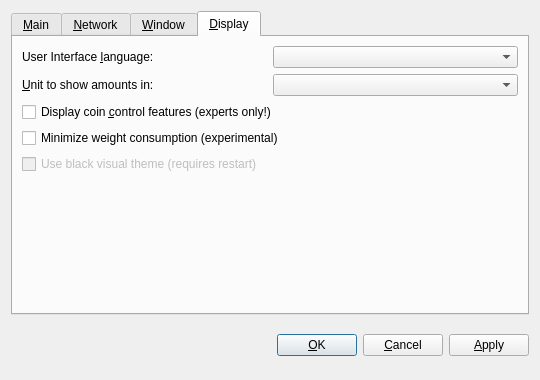
<?xml version="1.0" encoding="UTF-8"?>
<ui version="4.0">
 <class>OptionsDialog</class>
 <widget class="QDialog" name="OptionsDialog">
  <property name="geometry">
   <rect>
    <x>0</x>
    <y>0</y>
    <width>540</width>
    <height>380</height>
   </rect>
  </property>
  <property name="windowTitle">
   <string>Options</string>
  </property>
  <property name="modal">
   <bool>true</bool>
  </property>
  <layout class="QVBoxLayout" name="verticalLayout">
   <item>
    <widget class="QTabWidget" name="tabWidget">
     <property name="tabPosition">
      <enum>QTabWidget::North</enum>
     </property>
     <property name="currentIndex">
      <number>3</number>
     </property>
     <widget class="QWidget" name="tabMain">
      <attribute name="title">
       <string>&amp;Main</string>
      </attribute>
      <layout class="QVBoxLayout" name="verticalLayout_Main">
       <item>
        <widget class="QLabel" name="transactionFeeInfoLabel">
         <property name="text">
          <string>Optional transaction fee per kB that helps make sure your transactions are processed quickly. Most transactions are 1 kB. Fee 0.01 recommended.</string>
         </property>
         <property name="textFormat">
          <enum>Qt::PlainText</enum>
         </property>
         <property name="wordWrap">
          <bool>true</bool>
         </property>
        </widget>
       </item>
       <item>
        <layout class="QHBoxLayout" name="horizontalLayoutFee">
         <item>
          <widget class="QLabel" name="transactionFeeLabel">
           <property name="text">
            <string>Pay transaction &amp;fee</string>
           </property>
           <property name="textFormat">
            <enum>Qt::PlainText</enum>
           </property>
           <property name="buddy">
            <cstring>transactionFee</cstring>
           </property>
          </widget>
         </item>
         <item>
          <widget class="BitcoinAmountField" name="transactionFee"/>
         </item>
         <item>
          <spacer name="horizontalSpacerFee">
           <property name="orientation">
            <enum>Qt::Horizontal</enum>
           </property>
           <property name="sizeHint" stdset="0">
            <size>
             <width>40</width>
             <height>20</height>
            </size>
           </property>
          </spacer>
         </item>
        </layout>
       </item>
       <item>
        <widget class="QLabel" name="reserveBalanceInfoLabel">
         <property name="text">
          <string>Reserved amount does not participate in staking and is therefore spendable at any time.</string>
         </property>
         <property name="textFormat">
          <enum>Qt::PlainText</enum>
         </property>
         <property name="wordWrap">
          <bool>true</bool>
         </property>
        </widget>
       </item>
       <item>
        <layout class="QHBoxLayout" name="horizontalLayoutReserveBalance">
         <item>
          <widget class="QLabel" name="reserveBalanceLabel">
           <property name="text">
            <string>Reserve</string>
           </property>
           <property name="textFormat">
            <enum>Qt::PlainText</enum>
           </property>
           <property name="buddy">
            <cstring>reserveBalance</cstring>
           </property>
          </widget>
         </item>
         <item>
          <widget class="BitcoinAmountField" name="reserveBalance"/>
         </item>
         <item>
          <spacer name="horizontalSpacerReserveBalance">
           <property name="orientation">
            <enum>Qt::Horizontal</enum>
           </property>
           <property name="sizeHint" stdset="0">
            <size>
             <width>40</width>
             <height>20</height>
            </size>
           </property>
          </spacer>
         </item>
        </layout>
       </item>
       <item>
        <widget class="QCheckBox" name="bitcoinAtStartup">
         <property name="toolTip">
          <string>Automatically start Crave after logging in to the system.</string>
         </property>
         <property name="text">
          <string>&amp;Start Crave on system login</string>
         </property>
        </widget>
       </item>
       <item>
        <spacer name="verticalSpacer_Main">
         <property name="orientation">
          <enum>Qt::Vertical</enum>
         </property>
         <property name="sizeHint" stdset="0">
          <size>
           <width>20</width>
           <height>40</height>
          </size>
         </property>
        </spacer>
       </item>
      </layout>
     </widget>
     <widget class="QWidget" name="tabNetwork">
      <attribute name="title">
       <string>&amp;Network</string>
      </attribute>
      <layout class="QVBoxLayout" name="verticalLayout_Network">
       <item>
        <widget class="QCheckBox" name="mapPortUpnp">
         <property name="toolTip">
          <string>Automatically open the Crave client port on the router. This only works when your router supports UPnP and it is enabled.</string>
         </property>
         <property name="text">
          <string>Map port using &amp;UPnP</string>
         </property>
        </widget>
       </item>
       <item>
        <widget class="QCheckBox" name="connectSocks">
         <property name="toolTip">
          <string>Connect to the Crave network through a SOCKS5 proxy (e.g. when connecting through Tor).</string>
         </property>
         <property name="text">
          <string>&amp;Connect through SOCKS5 proxy:</string>
         </property>
        </widget>
       </item>
       <item>
        <layout class="QHBoxLayout" name="horizontalLayout_Network">
         <item>
          <widget class="QLabel" name="proxyIpLabel">
           <property name="text">
            <string>Proxy &amp;IP:</string>
           </property>
           <property name="textFormat">
            <enum>Qt::PlainText</enum>
           </property>
           <property name="buddy">
            <cstring>proxyIp</cstring>
           </property>
          </widget>
         </item>
         <item>
          <widget class="QValidatedLineEdit" name="proxyIp">
           <property name="maximumSize">
            <size>
             <width>140</width>
             <height>16777215</height>
            </size>
           </property>
           <property name="toolTip">
            <string>IP address of the proxy (e.g. 127.0.0.1)</string>
           </property>
          </widget>
         </item>
         <item>
          <widget class="QLabel" name="proxyPortLabel">
           <property name="text">
            <string>&amp;Port:</string>
           </property>
           <property name="textFormat">
            <enum>Qt::PlainText</enum>
           </property>
           <property name="buddy">
            <cstring>proxyPort</cstring>
           </property>
          </widget>
         </item>
         <item>
          <widget class="QLineEdit" name="proxyPort">
           <property name="maximumSize">
            <size>
             <width>55</width>
             <height>16777215</height>
            </size>
           </property>
           <property name="toolTip">
            <string>Port of the proxy (e.g. 9050)</string>
           </property>
          </widget>
         </item>
         <item>
          <spacer name="horizontalSpacer_Network">
           <property name="orientation">
            <enum>Qt::Horizontal</enum>
           </property>
           <property name="sizeHint" stdset="0">
            <size>
             <width>40</width>
             <height>20</height>
            </size>
           </property>
          </spacer>
         </item>
        </layout>
       </item>
       <item>
        <spacer name="verticalSpacer_Network">
         <property name="orientation">
          <enum>Qt::Vertical</enum>
         </property>
         <property name="sizeHint" stdset="0">
          <size>
           <width>20</width>
           <height>40</height>
          </size>
         </property>
        </spacer>
       </item>
      </layout>
     </widget>
     <widget class="QWidget" name="tabWindow">
      <attribute name="title">
       <string>&amp;Window</string>
      </attribute>
      <layout class="QVBoxLayout" name="verticalLayout_Window">
       <item>
        <widget class="QCheckBox" name="minimizeToTray">
         <property name="toolTip">
          <string>Show only a tray icon after minimizing the window.</string>
         </property>
         <property name="text">
          <string>&amp;Minimize to the tray instead of the taskbar</string>
         </property>
        </widget>
       </item>
       <item>
        <widget class="QCheckBox" name="minimizeOnClose">
         <property name="toolTip">
          <string>Minimize instead of exit the application when the window is closed. When this option is enabled, the application will be closed only after selecting Quit in the menu.</string>
         </property>
         <property name="text">
          <string>M&amp;inimize on close</string>
         </property>
        </widget>
       </item>
       <item>
        <spacer name="verticalSpacer_Window">
         <property name="orientation">
          <enum>Qt::Vertical</enum>
         </property>
         <property name="sizeHint" stdset="0">
          <size>
           <width>20</width>
           <height>40</height>
          </size>
         </property>
        </spacer>
       </item>
      </layout>
     </widget>
     <widget class="QWidget" name="tabDisplay">
      <attribute name="title">
       <string>&amp;Display</string>
      </attribute>
      <layout class="QVBoxLayout" name="verticalLayout_Display">
       <item>
        <layout class="QHBoxLayout" name="horizontalLayout_1_Display">
         <item>
          <widget class="QLabel" name="langLabel">
           <property name="text">
            <string>User Interface &amp;language:</string>
           </property>
           <property name="textFormat">
            <enum>Qt::PlainText</enum>
           </property>
           <property name="buddy">
            <cstring>lang</cstring>
           </property>
          </widget>
         </item>
         <item>
          <widget class="QValueComboBox" name="lang">
           <property name="toolTip">
            <string>The user interface language can be set here. This setting will take effect after restarting Crave.</string>
           </property>
          </widget>
         </item>
        </layout>
       </item>
       <item>
        <layout class="QHBoxLayout" name="horizontalLayout_2_Display">
         <item>
          <widget class="QLabel" name="unitLabel">
           <property name="text">
            <string>&amp;Unit to show amounts in:</string>
           </property>
           <property name="textFormat">
            <enum>Qt::PlainText</enum>
           </property>
           <property name="buddy">
            <cstring>unit</cstring>
           </property>
          </widget>
         </item>
         <item>
          <widget class="QValueComboBox" name="unit">
           <property name="toolTip">
            <string>Choose the default subdivision unit to show in the interface and when sending coins.</string>
           </property>
          </widget>
         </item>
        </layout>
       </item>
       <item>
        <widget class="QCheckBox" name="coinControlFeatures">
         <property name="toolTip">
          <string>Whether to show coin control features or not.</string>
         </property>
         <property name="text">
          <string>Display coin &amp;control features (experts only!)</string>
         </property>
        </widget>
       </item>
       <item>
        <widget class="QCheckBox" name="minimizeCoinAge">
         <property name="toolTip">
          <string>Whether to select the coin outputs randomly or with minimal coin age.</string>
         </property>
         <property name="text">
          <string>Minimize weight consumption (experimental)</string>
         </property>
        </widget>
       </item>
       <item>
        <widget class="QCheckBox" name="useBlackTheme">
         <property name="enabled">
          <bool>false</bool>
         </property>
         <property name="text">
          <string>Use black visual theme (requires restart)</string>
         </property>
        </widget>
       </item>
       <item>
        <spacer name="verticalSpacer_Display">
         <property name="orientation">
          <enum>Qt::Vertical</enum>
         </property>
         <property name="sizeHint" stdset="0">
          <size>
           <width>20</width>
           <height>40</height>
          </size>
         </property>
        </spacer>
       </item>
      </layout>
     </widget>
    </widget>
   </item>
   <item>
    <layout class="QHBoxLayout" name="horizontalLayout_Buttons">
     <item>
      <spacer name="horizontalSpacer_1">
       <property name="orientation">
        <enum>Qt::Horizontal</enum>
       </property>
       <property name="sizeHint" stdset="0">
        <size>
         <width>40</width>
         <height>48</height>
        </size>
       </property>
      </spacer>
     </item>
     <item>
      <widget class="QLabel" name="statusLabel">
       <property name="font">
        <font>
         <weight>75</weight>
         <bold>true</bold>
        </font>
       </property>
       <property name="text">
        <string/>
       </property>
       <property name="textFormat">
        <enum>Qt::PlainText</enum>
       </property>
       <property name="wordWrap">
        <bool>true</bool>
       </property>
      </widget>
     </item>
     <item>
      <spacer name="horizontalSpacer_2">
       <property name="orientation">
        <enum>Qt::Horizontal</enum>
       </property>
       <property name="sizeHint" stdset="0">
        <size>
         <width>40</width>
         <height>48</height>
        </size>
       </property>
      </spacer>
     </item>
     <item>
      <widget class="QPushButton" name="okButton">
       <property name="text">
        <string>&amp;OK</string>
       </property>
      </widget>
     </item>
     <item>
      <widget class="QPushButton" name="cancelButton">
       <property name="text">
        <string>&amp;Cancel</string>
       </property>
       <property name="autoDefault">
        <bool>false</bool>
       </property>
      </widget>
     </item>
     <item>
      <widget class="QPushButton" name="applyButton">
       <property name="text">
        <string>&amp;Apply</string>
       </property>
       <property name="autoDefault">
        <bool>false</bool>
       </property>
      </widget>
     </item>
    </layout>
   </item>
  </layout>
 </widget>
 <customwidgets>
  <customwidget>
   <class>BitcoinAmountField</class>
   <extends>QSpinBox</extends>
   <header>bitcoinamountfield.h</header>
  </customwidget>
  <customwidget>
   <class>QValueComboBox</class>
   <extends>QComboBox</extends>
   <header>qvaluecombobox.h</header>
  </customwidget>
  <customwidget>
   <class>QValidatedLineEdit</class>
   <extends>QLineEdit</extends>
   <header>qvalidatedlineedit.h</header>
  </customwidget>
 </customwidgets>
 <resources/>
 <connections/>
</ui>
